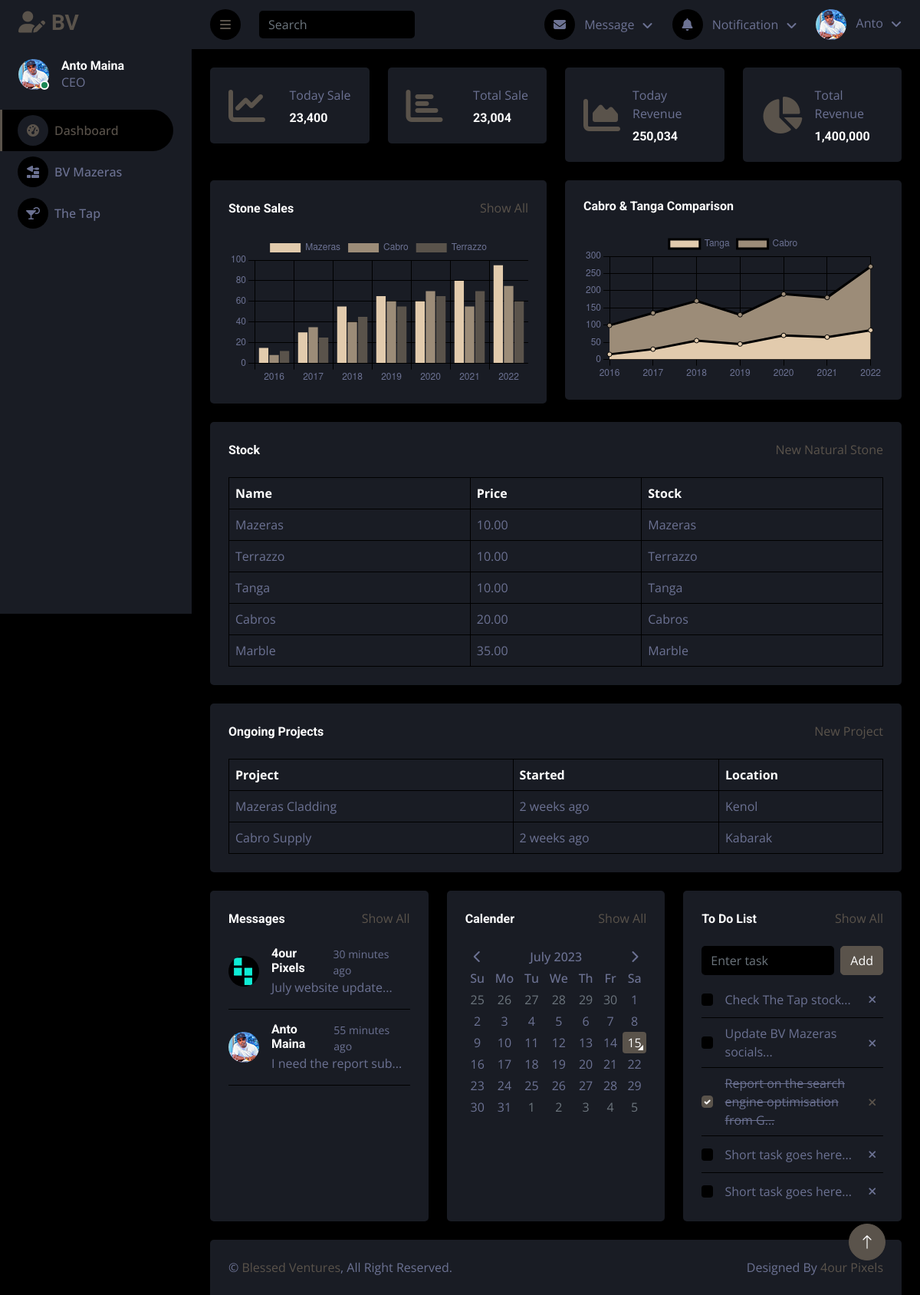
Before: /dashboard/ with the older database file.
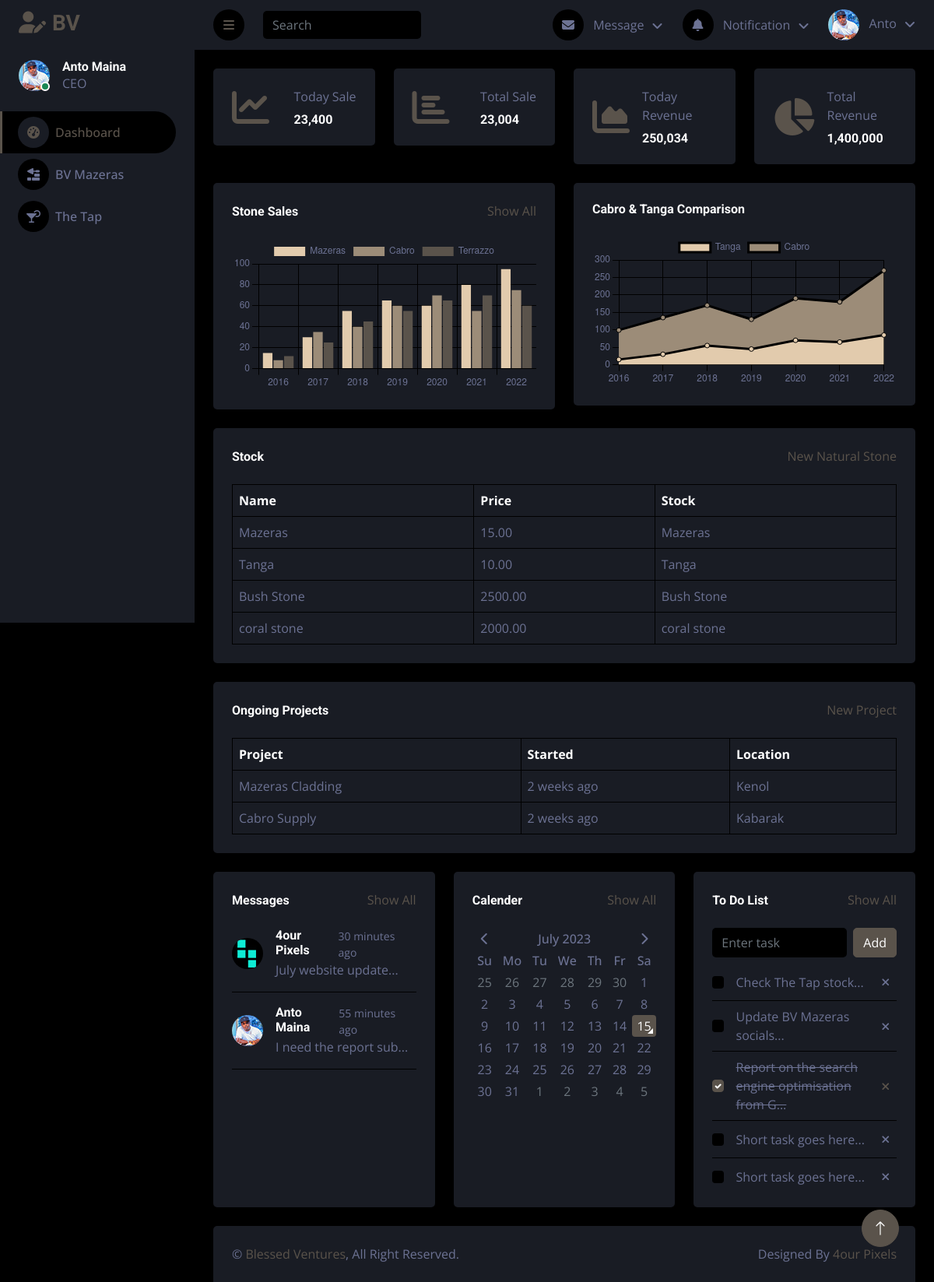
After: the same page with the newer database file.
### mazeras/models.py (models this page shows, shortened)
class Stone(models.Model):
    name = models.CharField(max_length=100)
    description = models.TextField()
    price = models.DecimalField(max_digits=10, decimal_places=2)
    stock = models.PositiveIntegerField(default=0)

class Project(models.Model):
    name = models.CharField(max_length=100)
    description = models.TextField()
    location = models.CharField(max_length=100)
    stones = models.ManyToManyField(
        Stone, related_name='projects')
    created_at = models.DateTimeField(auto_now_add=True)
    status = models.BooleanField(default=False)

### mazeras/views.py (the view)
# urls.py: path('dashboard/', views.dashboard, name="dashboard"),
def dashboard(request):
    stones = Stone.objects.all()
    projects = Project.objects.all()
    context = {
        'stones': stones,
        'projects': projects,
    }
    return render(request, 'mazeras/dashboard.html', context)

### mazeras/templates/mazeras/dashboard.html (shortened to what the changed rows need)
{% load static %}
<!DOCTYPE html>
<html lang="en">
  <head>
    <link
      href="https://cdnjs.cloudflare.com/ajax/libs/font-awesome/5.10.0/css/all.min.css"
      rel="stylesheet"
    />
    <link
      href="https://cdn.jsdelivr.net/npm/bootstrap-icons@1.4.1/font/bootstrap-icons.css"
      rel="stylesheet"
    />
    <link
      href="{% static 'css/lib/owlcarousel/assets/owl.carousel.min.css' %}"
      rel="stylesheet"
    />
    <link
      href="{% static 'lib/tempusdominus/css/tempusdominus-bootstrap-4.min.css' %}"
      rel="stylesheet"
    />
    <link href="{% static 'css/bootstrap.min.css' %}" rel="stylesheet" />
    <link href="{% static 'css/style.css' %}" rel="stylesheet" />
    <link rel="stylesheet" href="https://cdnjs.cloudflare.com/ajax/libs/font-awesome/6.4.0/css/all.min.css" />
  </head>
  <body>
      <div class="content">
        {% if stone %}
        <div class="container d-flex-justify-content-evenly">
            <h1 class="text-danger fw-bold">Restock!</h1>
        </div>
        {% else %}
        <div class="container-fluid pt-4 px-4">
          <div class="bg-secondary text-center rounded p-4">
            <div class="table-responsive">
              <table
                class="table text-start align-middle table-bordered table-hover mb-0"
              >
                <thead>
                  <tr class="text-white">
                    <th scope="col">Name</th>
                    <th scope="col">Price</th>
                    <th scope="col">Stock</th>
                  </tr>
                </thead>
                <tbody>
                    {% for stone in stones %}
                    <tr>
                        <td>{{ stone.name }}</td>
                        <td>{{ stone.price }}</td>
                        <td>{{ stone.name }}</td>
                    </tr>
                    {% endfor %}
                </tbody>
              </table>
            </div>
          </div>
        </div>
        {% endif %}
        {% if project %}
        <div class="container d-flex-justify-content-evenly">
            <h1 class="text-danger fw-bold">No Ongoing Projects!</h1>
        </div>
        {% else %}
        <div class="container-fluid pt-4 px-4">
          <div class="bg-secondary text-center rounded p-4">
            <div class="table-responsive">
              <table
                class="table text-start align-middle table-bordered table-hover mb-0"
              >
                <thead>
                  <tr class="text-white">
                    <th scope="col">Project</th>
                    <th scope="col">Started</th>
                    <th scope="col">Location</th>
                  </tr>
                </thead>
                <tbody>
                {% for project in projects %}
                <tr>
                    <td>{{ project.name }}</td>
                    <td>{{ project.created_at|timesince }} ago</td>
                    <td>{{ project.location }}</td>
                </tr>
                {% endfor %}
                </tbody>
              </table>
            </div>
          </div>
        </div>
        {% endif %}
      </div>
  </body>
</html>

Changed rows visible on the page:
removed Stone: name "Terrazzo", price "10.00"
removed Stone: name "Cabros", price "20.00"
removed Stone: name "Marble", price "35.00"
changed Stone "Mazeras": price "10.00" → "15.00"
added Stone: name "Bush Stone", price "2500.00"
added Stone: name "coral stone", price "2000.00"
